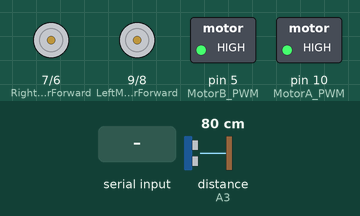
Bench run of a sketch on a simulated Arduino Uno, built with avr-gcc and run on an emulated ATmega328P. On the bench: motor-driver pin pairs drawn as motors (green arrow = first pin HIGH = forward, orange = second pin HIGH = backward, longer = more drive), switched loads named in the sketch (green lamp = pin HIGH). The inputs (shaded band) are chosen by the test bench; at power-on: distance to the obstacle (sensor on A3) 80 cm. The echo pulse lasts 58.3 µs per cm; what the sketch prints to the serial monitor is not drawn.

Above: at 1.3 s.
1.4 s: distance to the obstacle (sensor on A3) set to 22 cm
2.9 s: distance to the obstacle (sensor on A3) set to 18 cm
At 3.56 s:
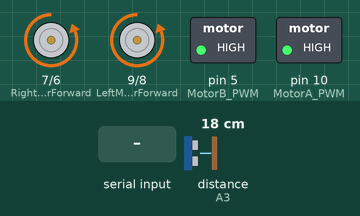
5.9 s: distance to the obstacle (sensor on A3) set to 35 cm
At 6.9 s:
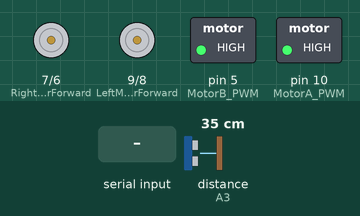
7.5 s: "1" received over the second serial link
At 7.9 s:
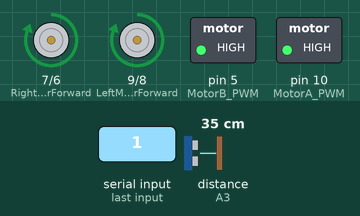
9.0 s: "3" received over the second serial link
At 10.2 s:
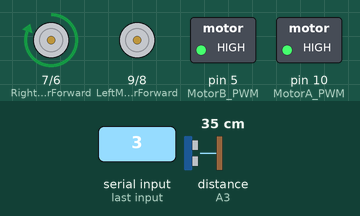
10.5 s: "4" received over the second serial link
At 11.0 s:
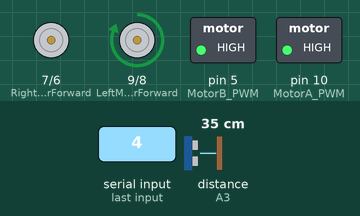
Timing chart, 0 to 13.0 s (numbered marks = the images above; inputs shaded):
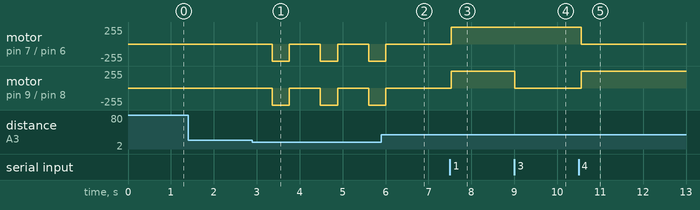

The sketch:

voice_control_car.ino
```cpp
#include <NewPing.h>

#include <SoftwareSerial.h>
//sensor pins
#define trig_pin A4 //analog input 1
#define echo_pin A3 //analog input 2

#define LeftMotorForward 9
#define LeftMotorBackward 8

#define RightMotorForward 7
#define RightMotorBackward 6

#define MotorA_PWM 10
#define MotorB_PWM 5

#define maximum_distance 200
boolean goesForward = false;
int distance = 100;
SoftwareSerial mySerial(2,3);
NewPing sonar(trig_pin, echo_pin, maximum_distance); //sensor function

char getstr;
void setup()
{


  pinMode(LeftMotorForward, OUTPUT);
  pinMode(LeftMotorBackward, OUTPUT);
  pinMode(RightMotorForward, OUTPUT);
  pinMode(RightMotorBackward, OUTPUT);
  pinMode(MotorA_PWM, OUTPUT);
  pinMode(MotorB_PWM, OUTPUT);
  pinMode(trig_pin, OUTPUT);
  pinMode(echo_pin, INPUT);
    digitalWrite(MotorA_PWM,HIGH);    //ENB Pin set for HIGH.
  digitalWrite(MotorB_PWM,HIGH);    //ENB Pin set for HIGH.

  distance = readPing();
  delay(100);
    Serial.begin(9600); //open the serial port
  mySerial.begin(9600); // open the bluetooth serial port
}
void _mForward()
{

  digitalWrite(LeftMotorForward, HIGH);
    digitalWrite(RightMotorForward, HIGH);

    digitalWrite(LeftMotorBackward, LOW);
    digitalWrite(RightMotorBackward, LOW);
  Serial.println("go forward!");
}
void _mBack()
{

  digitalWrite(LeftMotorBackward, HIGH);
  digitalWrite(RightMotorBackward, HIGH);

  digitalWrite(LeftMotorForward, LOW);
  digitalWrite(RightMotorForward, LOW);
  Serial.println("go back!");
}
void _mleft()
{

  digitalWrite(LeftMotorBackward, LOW); // did change to move only ryt motor forward
  digitalWrite(RightMotorForward, HIGH);

  digitalWrite(LeftMotorForward, LOW);
  digitalWrite(RightMotorBackward, LOW);

  Serial.println("go left!");
}
void _mright()
{

  digitalWrite(LeftMotorForward, HIGH);
  digitalWrite(RightMotorBackward, LOW); // did change to move only left motor forward

  digitalWrite(LeftMotorBackward, LOW);
  digitalWrite(RightMotorForward, LOW);


}
void _mStop()
{
  digitalWrite(RightMotorForward, LOW);
  digitalWrite(LeftMotorForward, LOW);
  digitalWrite(RightMotorBackward, LOW);
  digitalWrite(LeftMotorBackward, LOW);
  Serial.println("Stop!");
}


void loop()
  {
  int distanceRight = 0;
  int distanceLeft = 0;
  delay(50);

  if (distance <= 20){
    _mStop();
    delay(300);
    _mBack();
    delay(400);
    _mStop();
    delay(300);
  }

   else{
  getstr=mySerial.read();
  Serial.println(getstr);
 if(getstr=='1')
  {
    _mForward();
  }
  else if(getstr=='2')
  {
    _mBack();
    delay(200);
  }
  else if(getstr=='3')// according to my robot. otherwise L
  {
    _mleft();
    delay(200);
  }
  else if(getstr=='4') // according to my robot. otherwise R
  {
    _mright();
    delay(200);
  }
  else if(getstr=='5')
  {
     _mStop();
  }
   }
   distance = readPing();
}
int readPing(){
  delay(70);
  int cm = sonar.ping_cm();
  if (cm==0){
    cm=250;
  }
  return cm;
}
```

Measured:
- the behaviour switches between 21 and 20 cm on distance to the obstacle (sensor on A3) (found by bisection; images 0 and 1)
- after the input at 1.4 s, every drawn part: stays the same
- after the input at 2.9 s, motor on pin 7 (RightMotorForward) / pin 6 (RightMotorBackward), motor on pin 9 (LeftMotorForward) / pin 8 (LeftMotorBackward): alternates backward 255/255 for 0.40 s and stopped for 0.72 s, starting after 0.46 s
- after the input at 5.9 s, motor on pin 7 (RightMotorForward) / pin 6 (RightMotorBackward), motor on pin 9 (LeftMotorForward) / pin 8 (LeftMotorBackward): goes on until 6.0 s, then stays stopped
- after the input at 7.5 s, motor on pin 7 (RightMotorForward) / pin 6 (RightMotorBackward), motor on pin 9 (LeftMotorForward) / pin 8 (LeftMotorBackward): stopped → forward 255/255 at once
- after the input at 9.0 s, motor on pin 9 (LeftMotorForward) / pin 8 (LeftMotorBackward): forward 255/255 → stopped at once
- after the input at 10.5 s, motor on pin 7 (RightMotorForward) / pin 6 (RightMotorBackward): forward 255/255 → stopped after 0.06 s; motor on pin 9 (LeftMotorForward) / pin 8 (LeftMotorBackward): stopped → forward 255/255 after 0.06 s
